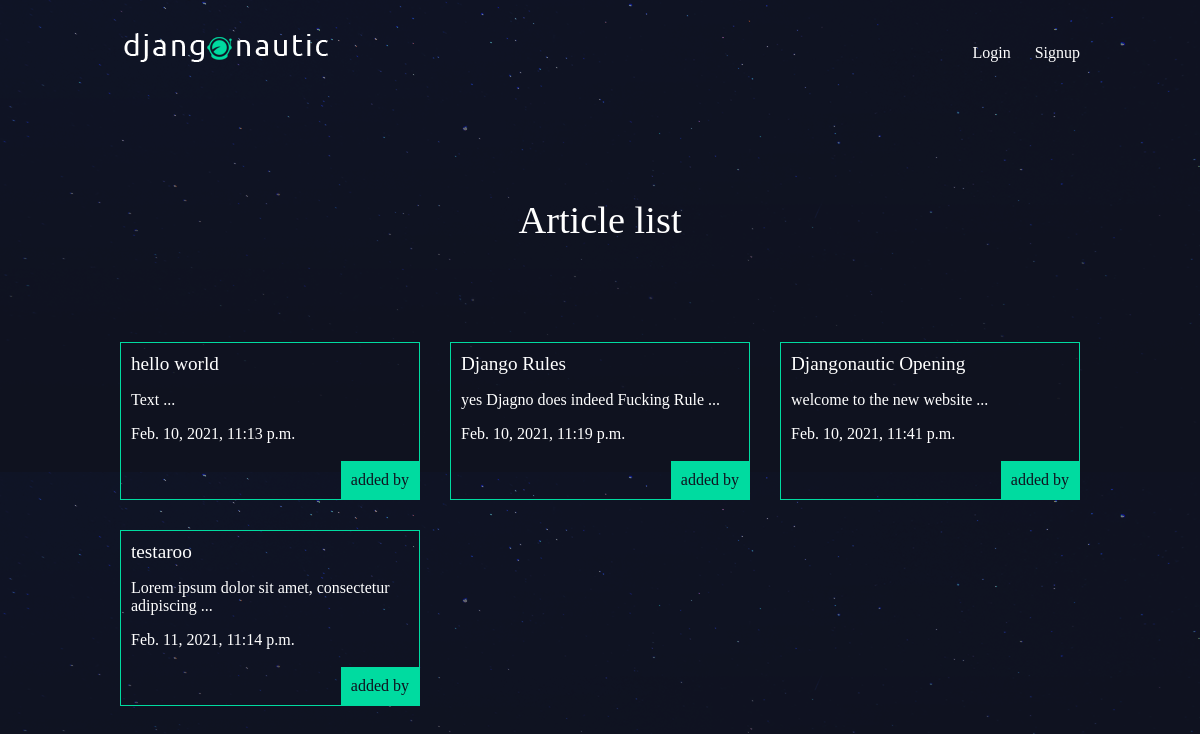
/articles/, run on an earlier commit of the app's database.
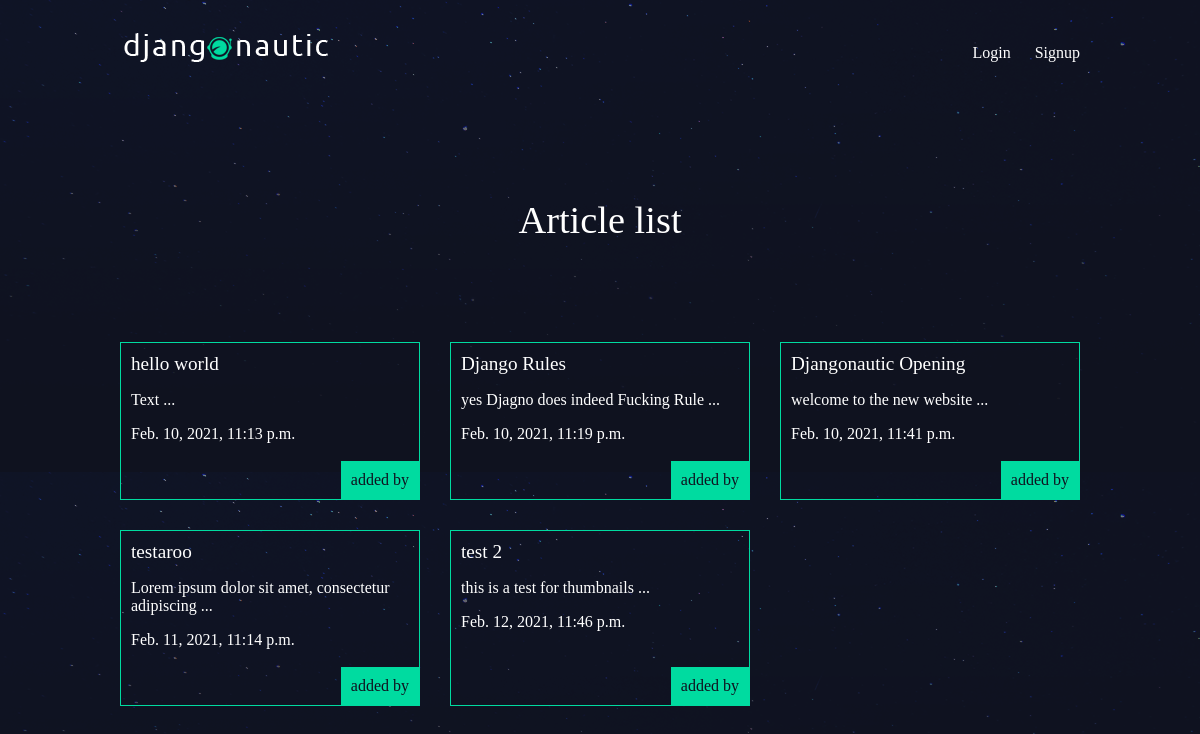
And on a later commit of the database.
### articles/models.py (models this page shows, shortened)
class Article(models.Model):  # Different Field Types go to django Documentation
    title = models.CharField(max_length=100)
    slug = models.SlugField()
    body = models.TextField()
    date = models.DateTimeField(auto_now_add=True)
    thumb = models.ImageField(default='default.png', blank=True) # default pic and field can be empty
    author = models.ForeignKey(User, on_delete=models.CASCADE, default=None)
    def snippet(self):
        return self.body[:50] + " ..."

### articles/views.py (the view)
# urls.py: path('', views.article_list, name="list"),
def article_list(request):
    articles = Article.objects.all().order_by("date")  # fild or column iside the models database
    return render(request, 'articles/article_list.html', {"articles": articles})

### articles/templates/articles/article_list.html
{% extends 'base_layout.html' %}
  {% block content %}
  <h1>Article list</h1>
    <div class ="articles">
        {% for article in articles %}
             <div class="article">
                 <h2><a href="{% url 'articles:detail' slug=article.slug %}">{{article.title}}</a></h2>
                 <p>{{article.snippet}}</p>
                 <p>{{article.date}}</p>
                 <p class ="author">added by {{ article.author.username }}</p>
             </div>
        {% endfor %}
    </div>
  {% endblock %}

### templates/base_layout.html (shortened to what this page needs)
{% load static %}
<!DOCTYPE html>
<html>
    <head>
        <link rel="stylesheet" href="{% static 'styles.css' %}">
    </head>
    <body>
        <header class="wrapper">
            <h1><a href="{% url 'home' %}"><img src="{% static 'logo.png' %}" alt="djangonautic" /></a></h1>
            <nav>
                <ul>
                    {% if user.is_authenticated %}
                    <li>
                        <form class="logout-link" action="{% url 'accounts:logout' %}" method="post">
                            {% csrf_token %}
                            <button type="submit">Logout</button>
                        </form>
                    </li>
                    <li><a href="{% url 'articles:create' %}" class="highlight">New Article</a></li>
                    {% else %}
                    <li><a href="{% url 'accounts:login' %}">Login</a></li>
                    <li><a href="{% url 'accounts:signup' %}">Signup</a></li>
                    {% endif %}
                </ul>
            </nav>
        </header>
        <div class="wrapper">
            {% block content %}
            {% endblock %}
        </div>
    </body>
</html>

### assets/styles.css (style rules this page uses)
body { background-color: #0f121f; background-image: url(/static/stars.png); background-repeat-y: no-repeat; color: #fff; }
body * { font-family: Ubuntu; }
h1, h2, h3, h4, h5 { font-weight: normal; margin: 0; }
a, a:hover, a:visited { color: #fff; text-decoration: none; }
.wrapper { max-width: 960px; margin: 0 auto; }
div.wrapper > h1 { text-align: center; margin: 100px auto; font-size: 2.4em }
header { display: grid; grid-template-columns: 1fr 1fr; padding: 20px 0; }
nav { justify-self: end; }
nav li { display: inline-block; list-style-type: none; margin-left: 20px; }
.articles { display: grid; grid-template-columns: 1fr 1fr 1fr; grid-gap: 30px; }
.article { padding: 10px; border: 1px solid #00dba0; position: relative; padding-bottom: 40px; }
.article h2 { font-size: 1.2em; }
.article .author { padding: 10px; background: #00dba0; position: absolute; right: 0; bottom: 0; margin: 0; color: #0f121f; }

What changed in the data, as far as the page shows it:
added Article: title "test 2", snippet "this is a test for thumbnails ...", date "Feb. 12, 2021, 11:46 p.m."
